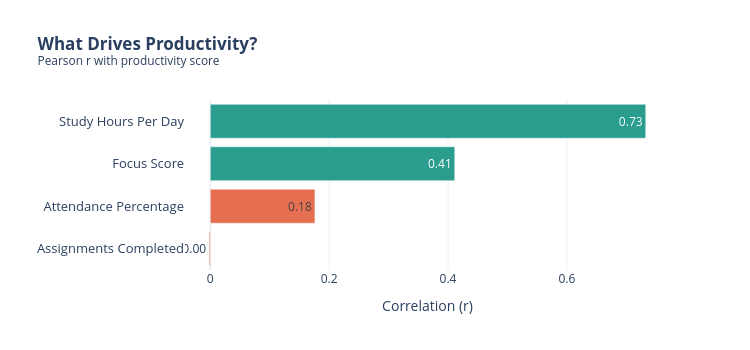

The notebook cell saved with this chart:
### Code cell
academic_vars = ["study_hours_per_day", "focus_score", "assignments_completed", "attendance_percentage"]
corrs = df[academic_vars].corrwith(df["productivity_score"]).sort_values()

fig = px.bar(
    x=corrs.values,
    y=[v.replace("_", " ").title() for v in corrs.index],
    orientation="h",
    template=TEMPLATE,
    title="<b>What Drives Productivity?</b><br><sup>Pearson r with productivity score</sup>",
    labels={"x": "Correlation (r)", "y": ""},
    text=[f"{v:.2f}" for v in corrs.values],
)
fig.update_traces(marker_color=["#e76f51" if v < 0.2 else "#2a9d8f" for v in corrs.values])
fig.update_layout(width=750, height=350, yaxis={"tickfont": {"size": 13}})
fig.show()

### Figure 1 — Plotly figure (JSON) as saved in the notebook; plotly's stock layout.template omitted (floating-point values rounded to 4 significant figures)
{"data": [{"hovertemplate": "Correlation (r)=%{x}<br>=%{y}<br>text=%{text}<extra></extra>", "legendgroup": "", "marker": {"color": ["#e76f51", "#e76f51", "#2a9d8f", "#2a9d8f"], "pattern": {"shape": ""}}, "name": "", "orientation": "h", "showlegend": false, "text": ["-0.00", "0.18", "0.41", "0.73"], "textposition": "auto", "type": "bar", "x": [-0.001757, 0.1761, 0.4114, 0.7328], "xaxis": "x", "y": ["Assignments Completed", "Attendance Percentage", "Focus Score", "Study Hours Per Day"], "yaxis": "y"}], "layout": {"barmode": "relative", "height": 350, "legend": {"tracegroupgap": 0}, "title": {"text": "<b>What Drives Productivity?</b><br><sup>Pearson r with productivity score</sup>"}, "width": 750, "xaxis": {"anchor": "y", "domain": [0, 1], "title": {"text": "Correlation (r)"}}, "yaxis": {"anchor": "x", "domain": [0, 1], "tickfont": {"size": 13}, "title": {"text": ""}}}}
